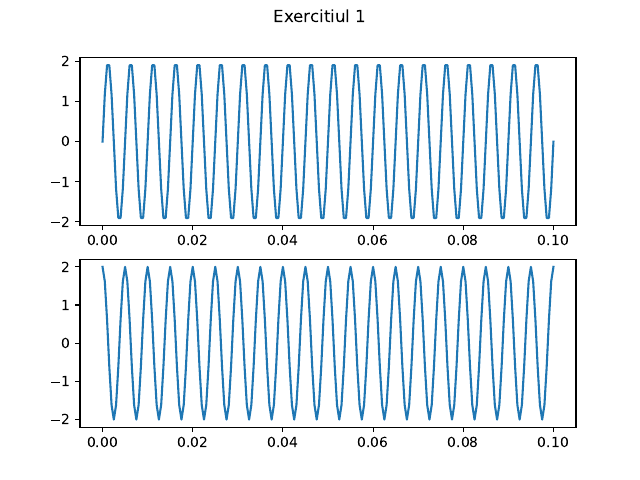

This figure's Python source:
import numpy as np
from matplotlib import pyplot as plt


def x(A, f, phi, t):
    return A * np.sin(2*np.pi*f*t + phi)
pas = 0.0005
t = np.arange(0, 0.1+pas, pas)
fig, axs = plt.subplots(2)
fig.suptitle('Exercitiul 1')
A = 2
f = 200
phi = 0
axs[0].plot(t, x(A, f, phi, t))
axs[1].plot(t, x(A, f, phi + np.pi/2, t))
plt.savefig('Exercitiul_1.pdf', format='pdf')
plt.show()